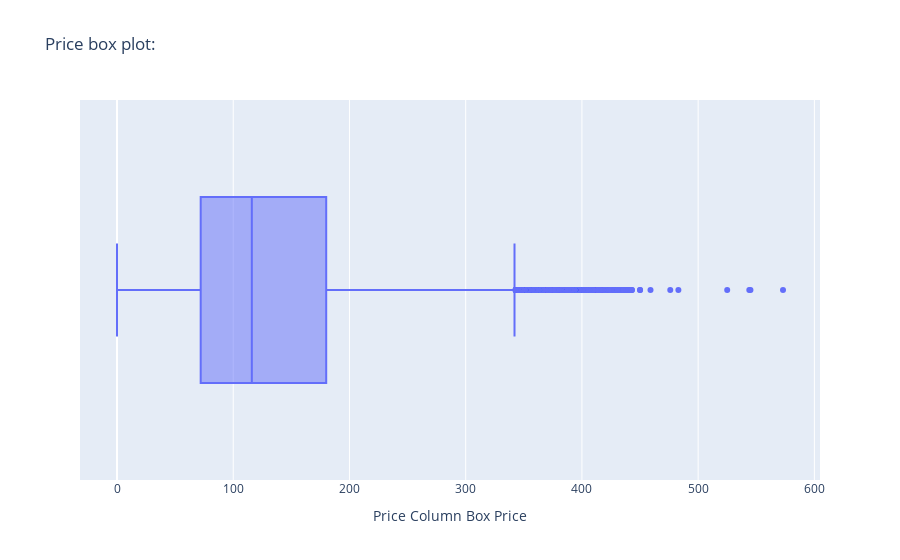

The notebook cell saved with this chart:
### Markdown cell above
## Bivariate Analysis On `Price`:

### Code cell
import plotly.express as px

fig = px.box(x=data['price'], title="Price box plot: ")

fig.update_layout(
    xaxis_title = "Price Column Box Price",
    width=900
)

fig.show()

### Figure 1 — Plotly figure (JSON) as saved in the notebook; plotly's stock layout.template omitted (floating-point values rounded to 4 significant figures; data arrays with more than 128 entries replaced by an {"elided": "..."} marker saying what was removed)
{"data": [{"alignmentgroup": "True", "hovertemplate": "x=%{x}<extra></extra>", "legendgroup": "", "marker": {"color": "#636efa"}, "name": "", "notched": false, "offsetgroup": "", "orientation": "h", "showlegend": false, "type": "box", "x": {"elided": "36192 int values"}, "x0": " ", "xaxis": "x", "y0": " ", "yaxis": "y"}], "layout": {"boxmode": "group", "legend": {"tracegroupgap": 0}, "title": {"text": "Price box plot: "}, "width": 900, "xaxis": {"anchor": "y", "domain": [0, 1], "title": {"text": "Price Column Box Price"}}, "yaxis": {"anchor": "x", "domain": [0, 1]}}}
